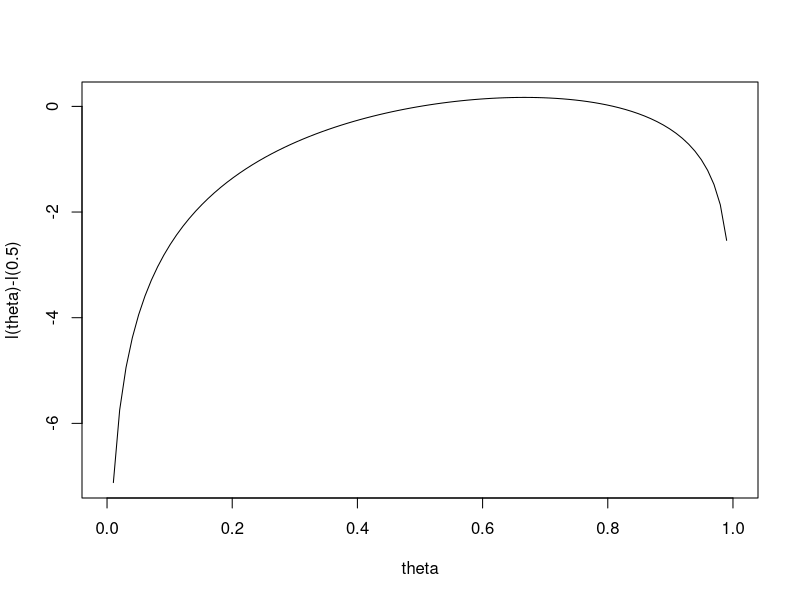

Recreate this plot in R.
## ---- chunk 1
theta = seq(0,1,length=100)
l =function(theta){2*log(theta) + log(1-theta)}
plot(theta, l(theta)-l(0.5), xlab="theta", ylab="l(theta)-l(0.5)",type="l")
